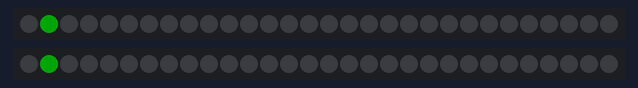
A sketch run on a simulated Arduino Nano, built with avr-gcc and run on an emulated ATmega328P. Parts: 2 × 30 RGB LEDs in strip order, left to right. Dim RGB values are drawn brighter than linear.

Above: at 0.16 s.
At 5.07 s:
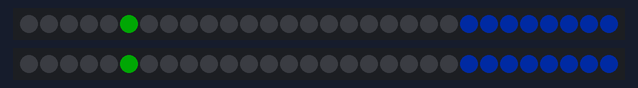
At 9.99 s:
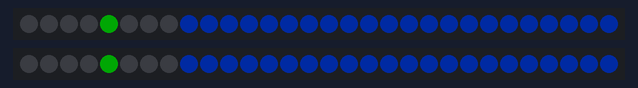
At 21.31 s:
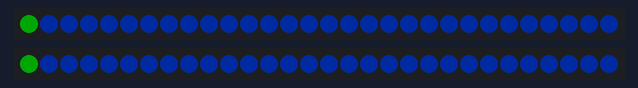
At 30.54 s:
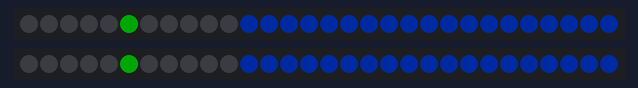
At 39.61 s:
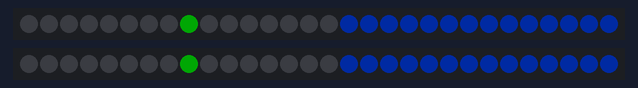

The sketch:

tube_stack.ino
```cpp
/**
 * Stacking animation for tube harness. Doesn't use any sensor input
 *
 * Current set up is for two 30 LED strands driven by Arduino Nano
 */

#include <FastLED.h>

#ifdef __AVR__
  #include <avr/power.h>
#endif

#define PIN_RIGHT 6
#define PIN_LEFT 7

#define STRAND_LENGTH 30
#define BRIGHTNESS 127

#define DELAY 20

CRGB leds[STRAND_LENGTH];

int stack_top = STRAND_LENGTH;
int move_direction = 1;
int pos = 0;

void setup() {
  FastLED.addLeds<WS2811, PIN_LEFT, GRB>(leds, STRAND_LENGTH).setCorrection( TypicalLEDStrip );
  FastLED.addLeds<WS2811, PIN_RIGHT, GRB>(leds, STRAND_LENGTH).setCorrection( TypicalLEDStrip );
  FastLED.setBrightness( BRIGHTNESS );

  Serial.begin(9600);
}

void loop(){
  if (stack_top == 0){
    stack_top = STRAND_LENGTH;
    pos = 0;
  } else if (pos == stack_top - 1){
    pos = 0;
    stack_top -= 1;
  } else {
    pos += 1;
  }

  for (int i = 0; i < stack_top; i++){
    leds[i] = CHSV(150, 255, 0);
  }

  for (int i = stack_top; i < STRAND_LENGTH; i++){
    leds[i] = CHSV(150, 255, 150);
  }

  leds[pos] = CHSV(100, 255, 150);

  FastLED.show(); // display this frame
  FastLED.delay(DELAY);
}
```
